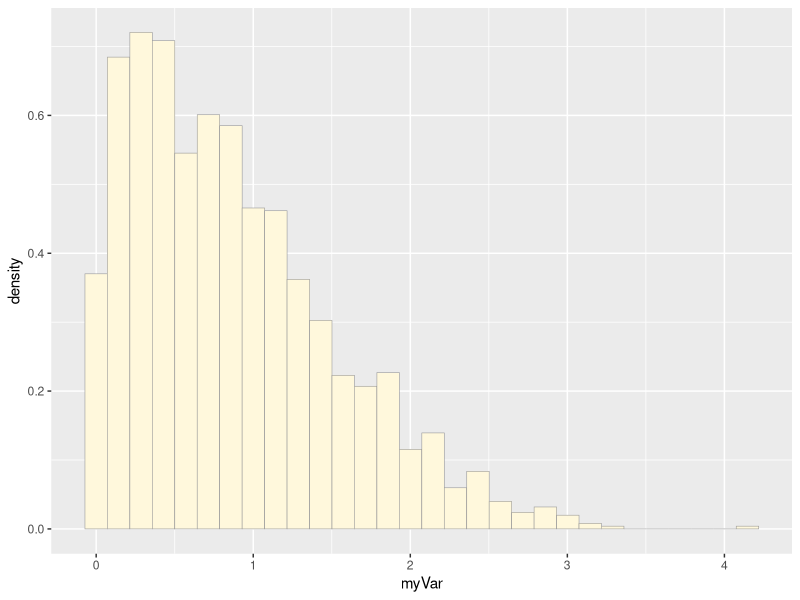
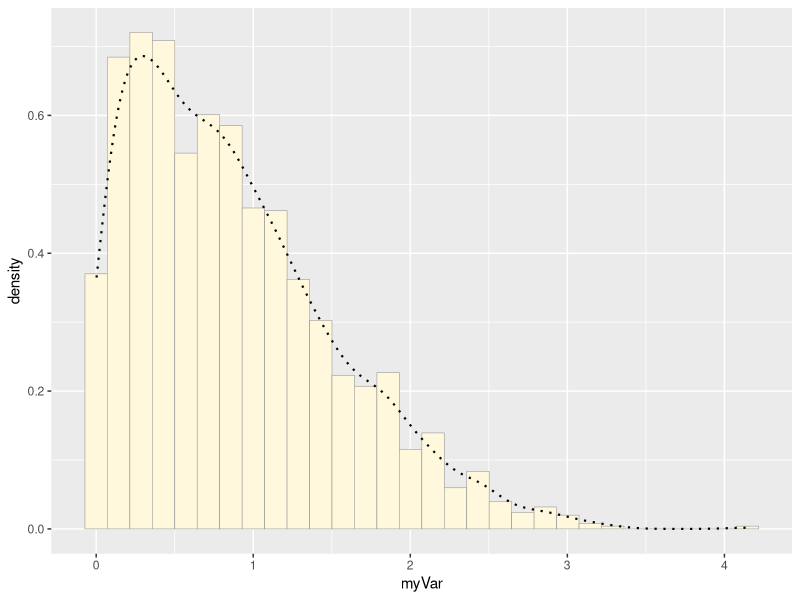
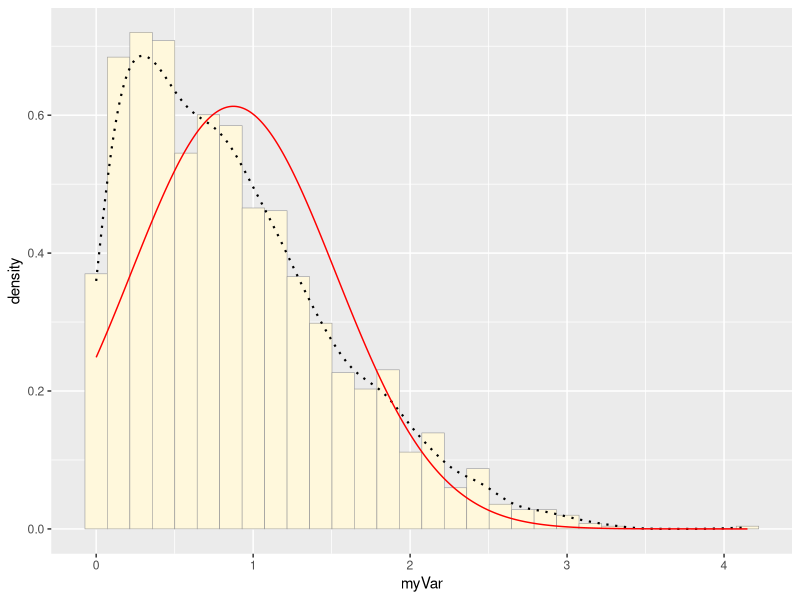
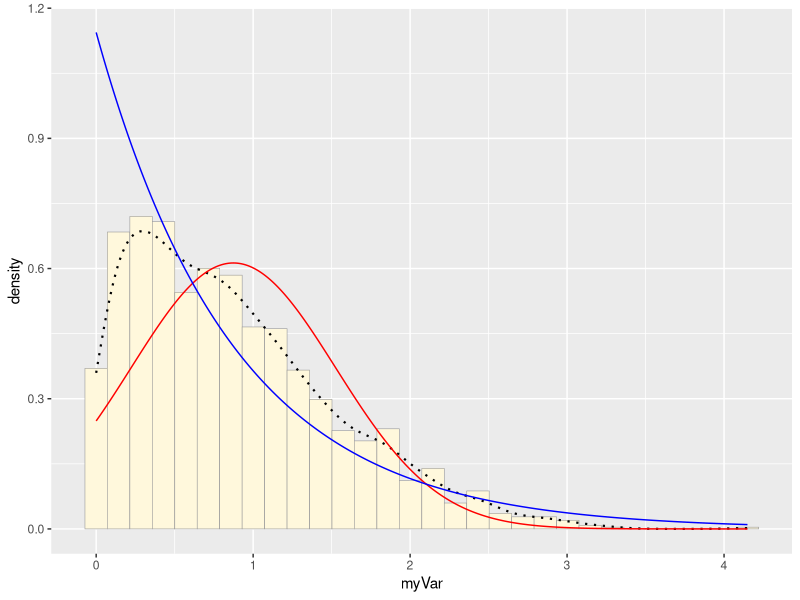
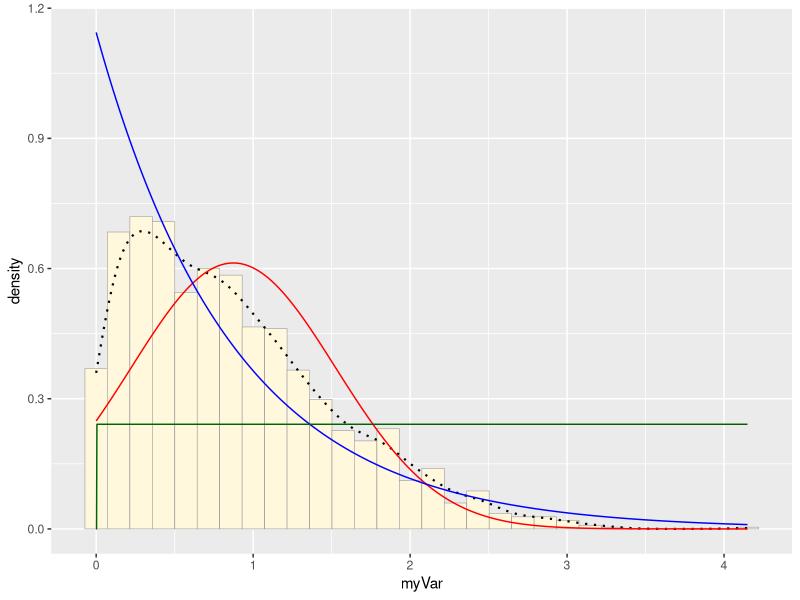
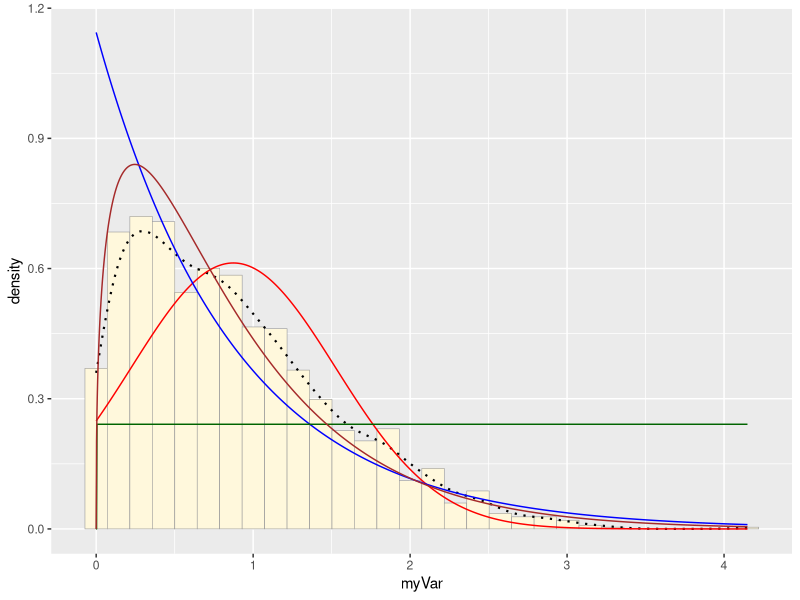
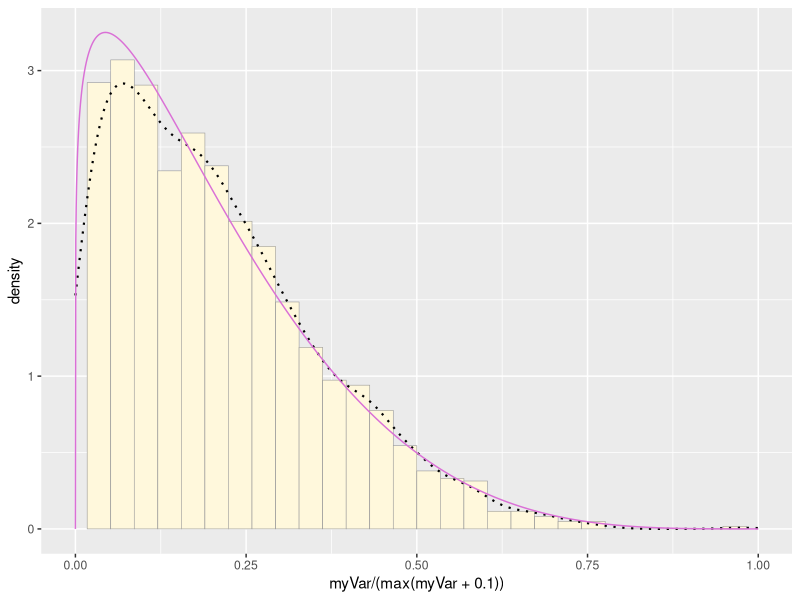
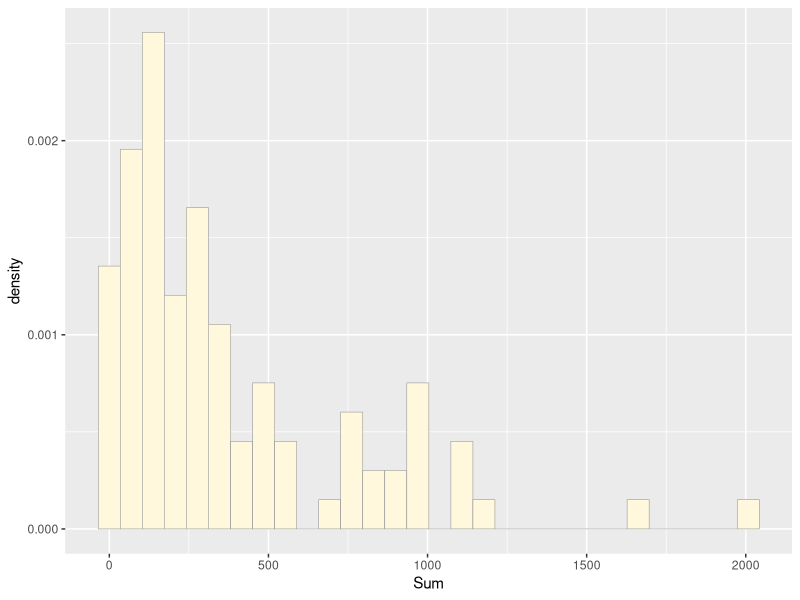

Write the R code that produced these figures, in order.
## ---- chunk 1
library(ggplot2)
library(MASS)
## ---- chunk 2

#Creating dummy dataframe
z <- rnorm(n=3000,mean=0.2)
z <- data.frame(1:3000,z)
names(z) <- list("ID","myVar")
z <- z[z$myVar>0,]
str(z)
summary(z$myVar)

#plot
p1 <- ggplot(data=z, aes(x=myVar, y=..density..)) +
  geom_histogram(color="grey60",fill="cornsilk",size=0.2) 
print(p1)

#adds curve to plot
p1 <-  p1 +  geom_density(linetype="dotted",size=0.75)
print(p1)

#fitting a normal distribution
normPars <- fitdistr(z$myVar,"normal")
print(normPars)
str(normPars)
normPars$estimate["mean"] # note structure of getting a named attribute

#Plot Normal 
meanML <- normPars$estimate["mean"]
sdML <- normPars$estimate["sd"]

xval <- seq(0,max(z$myVar),len=length(z$myVar))

stat <- stat_function(aes(x = xval, y = ..y..), fun = dnorm, colour="red", n = length(z$myVar), args = list(mean = meanML, sd = sdML))
p1 + stat

#Plot Exponential Dist
expoPars <- fitdistr(z$myVar,"exponential")
rateML <- expoPars$estimate["rate"]

stat2 <- stat_function(aes(x = xval, y = ..y..), fun = dexp, colour="blue", n = length(z$myVar), args = list(rate=rateML))
p1 + stat + stat2

#Plot uniform prob. dist
stat3 <- stat_function(aes(x = xval, y = ..y..), fun = dunif, colour="darkgreen", n = length(z$myVar), args = list(min=min(z$myVar), max=max(z$myVar)))
p1 + stat + stat2 + stat3

#Plot Gamma prob dist
gammaPars <- fitdistr(z$myVar,"gamma")
shapeML <- gammaPars$estimate["shape"]
rateML <- gammaPars$estimate["rate"]

stat4 <- stat_function(aes(x = xval, y = ..y..), fun = dgamma, colour="brown", n = length(z$myVar), args = list(shape=shapeML, rate=rateML))
p1 + stat + stat2 + stat3 + stat4

#Plot Bet prob dens
pSpecial <- ggplot(data=z, aes(x=myVar/(max(myVar + 0.1)), y=..density..)) +
  geom_histogram(color="grey60",fill="cornsilk",size=0.2) + 
  xlim(c(0,1)) +
  geom_density(size=0.75,linetype="dotted")

betaPars <- fitdistr(x=z$myVar/max(z$myVar + 0.1),start=list(shape1=1,shape2=2),"beta")
shape1ML <- betaPars$estimate["shape1"]
shape2ML <- betaPars$estimate["shape2"]

statSpecial <- stat_function(aes(x = xval, y = ..y..), fun = dbeta, colour="orchid", n = length(z$myVar), args = list(shape1=shape1ML,shape2=shape2ML))
pSpecial + statSpecial
## ---- chunk 3
###Question2##
DMC <- read.table("DMC.master.csv",header=TRUE,sep=",")
str(DMC)
summary(DMC)
#plot
p1 <- ggplot(data=DMC, aes(x=Sum, y=..density..)) +
  geom_histogram(color="grey60",fill="cornsilk",size=0.2) 
print(p1)

#adds curve to plot
p1 <-  p1 +  geom_density(linetype="dotted",size=0.75)
print(p1)

#fitting a normal distribution
normPars <- fitdistr(DMC$Sum,"normal")
print(normPars)
str(normPars)
normPars$estimate["mean"] # note structure of getting a named attribute

#Plot Normal 
meanML <- normPars$estimate["mean"]
sdML <- normPars$estimate["sd"]

xval <- seq(0,max(DMC$Sum),len=length(DMC$Sum))

stat <- stat_function(aes(x = xval, y = ..y..), fun = dnorm, colour="red", n = length(DMC$Sum), args = list(mean = meanML, sd = sdML))
p1 + stat

#Plot Exponential Dist
expoPars <- fitdistr(DMC$Sum,"exponential")
rateML <- expoPars$estimate["rate"]

stat2 <- stat_function(aes(x = xval, y = ..y..), fun = dexp, colour="blue", n = length(DMC$Sum), args = list(rate=rateML))
p1 + stat + stat2

#Plot uniform prob. dist
stat3 <- stat_function(aes(x = xval, y = ..y..), fun = dunif, colour="darkgreen", n = length(DMC$Sum), args = list(min=min(DMC$Sum), max=max(DMC$Sum)))
p1 + stat + stat2 + stat3

########My data is not fitting a gamma distribution, so I didn't run this########
#Plot Gamma prob dist
#gammaPars <- fitdistr(DMC$sum,"gamma")
#shapeML <- gammaPars$estimate["shape"]
#rateML <- gammaPars$estimate["rate"]


#stat4 <- stat_function(aes(x = xval, y = ..y..), fun = dgamma, colour="brown", n = length(DMC$Sum), args = list(shape=shapeML, rate=rateML))
#p1 + stat + stat2 + stat3 + stat4

########My data is not fitting a beta distribution, so I didn't run this########
#Plot Beta prob dens
# pSpecial <- ggplot(data=DMC, aes(x=Sum/(max(Sum + 0.1)), y=..density..)) +
#   geom_histogram(color="grey60",fill="cornsilk",size=0.2) + 
#   xlim(c(0,1)) +
#   geom_density(size=0.75,linetype="dotted")
# 
# betaPars <- fitdistr(x=DMC$Sum/max(DMC$Sum + 0.1),start=list(shape1=1,shape2=2),"beta")
# shape1ML <- betaPars$estimate["shape1"]
# shape2ML <- betaPars$estimate["shape2"]
# 
# statSpecial <- stat_function(aes(x = xval, y = ..y..), fun = dbeta, colour="orchid", n = length(DMC$Sum), args = list(shape1=shape1ML,shape2=shape2ML))
# pSpecial + statSpecial
#
## ---- chunk 4
#setup fake data
dmcDUMMY <- rexp(n = 96, rate = 0.002664151)
dmcDUMMY <- data.frame(1:96, dmcDUMMY)
names(dmcDUMMY) <- list("ID","sum")

expoPars <- fitdistr(dmcDUMMY$sum,"exponential")
rateML <- expoPars$estimate["rate"]
rateML #close to set rate

dummy <- ggplot(data=dmcDUMMY, aes(x=sum, y=..density..)) +
  geom_histogram(color="grey60",fill="cornsilk",size=0.2) 

dummy_exp_line <- stat_function(aes(x = xval, y = ..y..), fun = dexp, colour="blue", n = length(dmcDUMMY$sum), args = list(rate=rateML))
dummy + dummy_exp_line
## ---- chunk 5
p1 + stat + stat2 + stat3
dummy + dummy_exp_line
